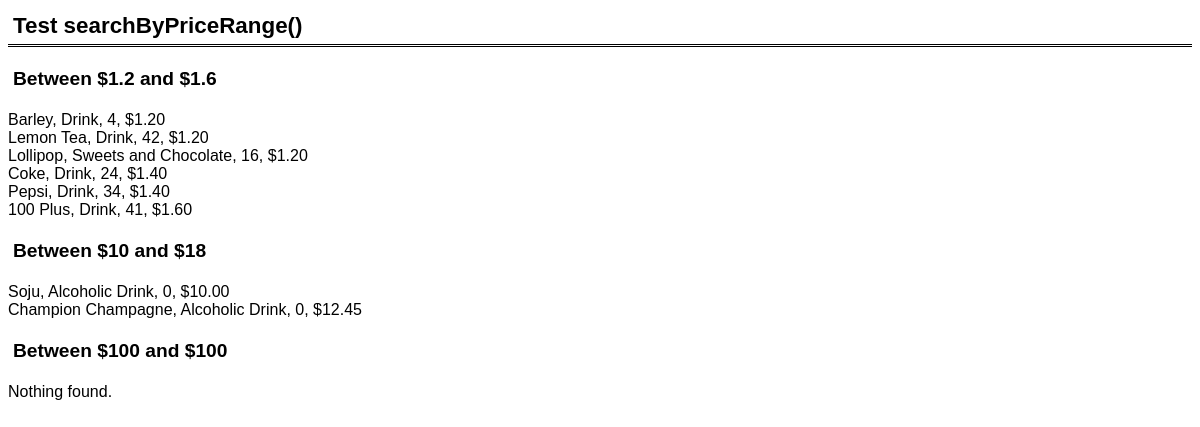
Page /week11/solutions/warehouse/testSearchByPriceRange.php on the committed database.
### tables this page shows
create table product (
    product_name varchar(32) primary key,
    category_name varchar(32),
    quantity integer,
    price double(12,2)
);

### week11/solutions/warehouse/Warehouse.php (called while the page is built, shortened)
<?php
require_once 'Product.php';
class Warehouse {
    public function searchByPriceRange($min_price, $max_price) {
        $products = [];
        $conn = new ConnectionManager();
        $pdo = $conn->connect();
        $sql = " SELECT product_name, category_name, quantity, price FROM product
		            WHERE price >= :minPrice AND price <= :maxPrice
                    ORDER BY price, product_name";
        $stmt = $pdo->prepare($sql);
        $stmt->bindParam(':minPrice', $min_price, PDO::PARAM_STR);
        $stmt->bindParam(':maxPrice', $max_price, PDO::PARAM_STR);
        $stmt->execute();
        $stmt->setFetchMode(PDO::FETCH_ASSOC);
        while ($row = $stmt->fetch()) {
            $product = new Product(
                $row['product_name'],
                $row['category_name'],
                $row['quantity'],
                $row['price']
            );
            $products[] = $product;
        }
        return $products;
    }
}

### week11/solutions/warehouse/Product.php (called while the page is built)
<?php
class Product {
    private $productName;
    private $categoryName;
    private $quantity;
    private $price;
    public function __construct($productName, $categoryName, $quantity, $price){
        $this->productName = $productName;
        $this->categoryName = $categoryName;
        $this->quantity = $quantity;
        $this->price = $price;
    }
    public function getProductName() {
        return $this->productName;
    }
    public function getCategoryName() {
        return $this->categoryName;
    }
    public function getQuantity() {
        return $this->quantity;
    }
    public function getPrice() {
        return $this->price;
    }
}
?>

### week11/solutions/warehouse/testSearchByPriceRange.php (the view, shortened to what this page needs)
<?php
require_once 'Warehouse.php';
require_once 'Product.php';
$warehouse = new Warehouse();
?>
<html>
<head>
	<link rel="stylesheet" type="text/css" href="style.css">
</head>
<body>
	<h1>Test searchByPriceRange()</h1>
    <?php
    $priceRanges = [
        [1.2, 1.6],
        [10, 18],
        [100.0, 100.0]
    ];
    foreach ($priceRanges as $priceRange) {
        $min_price = $priceRange[0];
        $max_price = $priceRange[1];
        echo "
            <h2>Between \$$min_price and \$$max_price</h2>
        ";
        $products = $warehouse->searchByPriceRange($min_price, $max_price) ;
		if ( count($products) > 0 ) {
			foreach ($products as $product) {
				$name = $product->getProductName();
				$categoryName = $product->getCategoryName();
				$qty = $product->getQuantity();
				$price = number_format( $product->getPrice(), 2 );
				echo "
					$name, $categoryName, $qty, \$$price <br/>
				";
			}
		} else {
			echo '
				Nothing found.
			';
		}
    }
	?>
</body>
</html>

### week11/solutions/warehouse/style.css (style rules this page uses)
h1 { color: black; border-bottom: 3px double black; padding: 5px; font: bold 140% arial, sans-serif; }
h2 { color: black; padding: 5px; font: bold 120% arial, sans-serif; }
body { font: 100% arial, sans-serif; }

### rows in the picture
product: product_name "Barley", category_name "Drink", quantity "4", price "1.20"
product: product_name "Lemon Tea", category_name "Drink", quantity "42", price "1.20"
product: product_name "Lollipop", category_name "Sweets and Chocolate", quantity "16", price "1.20"
product: product_name "Coke", category_name "Drink", quantity "24", price "1.40"
product: product_name "Pepsi", category_name "Drink", quantity "34", price "1.40"
product: product_name "100 Plus", category_name "Drink", quantity "41", price "1.60"
product: product_name "Soju", category_name "Alcoholic Drink", quantity "0", price "10.00"
product: product_name "Champion Champagne", category_name "Alcoholic Drink", quantity "0", price "12.45"

### other values in the picture
$min_price "1.2"
$max_price "1.6"
$min_price "10"
$max_price "18"
$min_price "100"
$max_price "100"
